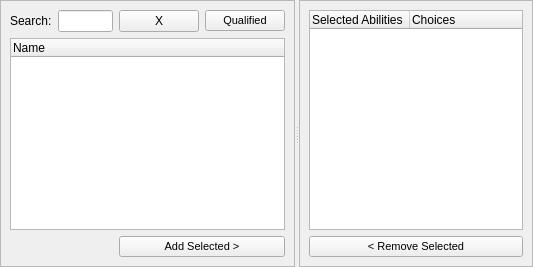
              <widget class="QSplitter" name="spltBackgroundTop">
               <property name="frameShape">
                <enum>QFrame::NoFrame</enum>
               </property>
               <property name="orientation">
                <enum>Qt::Horizontal</enum>
               </property>
               <widget class="QFrame" name="frmlBackgroundLeft">
                <property name="frameShape">
                 <enum>QFrame::StyledPanel</enum>
                </property>
                <property name="frameShadow">
                 <enum>QFrame::Raised</enum>
                </property>
                <layout class="QGridLayout" name="gridLayout_32">
                 <item row="0" column="3">
                  <widget class="QPushButton" name="btnQualifiedBackgound">
                   <property name="font">
                    <font>
                     <pointsize>8</pointsize>
                    </font>
                   </property>
                   <property name="text">
                    <string>Qualified</string>
                   </property>
                   <property name="checkable">
                    <bool>true</bool>
                   </property>
                  </widget>
                 </item>
                 <item row="0" column="0">
                  <widget class="QLabel" name="lblSearchBackground">
                   <property name="text">
                    <string>Search:</string>
                   </property>
                  </widget>
                 </item>
                 <item row="1" column="0" colspan="4">
                  <widget class="QTreeWidget" name="treeBackgrounds">
                   <column>
                    <property name="text">
                     <string>Name</string>
                    </property>
                   </column>
                  </widget>
                 </item>
                 <item row="0" column="2">
                  <widget class="QPushButton" name="btnSearchClearBackground">
                   <property name="text">
                    <string>X</string>
                   </property>
                  </widget>
                 </item>
                 <item row="2" column="2" colspan="2">
                  <widget class="QPushButton" name="btnAddSelectedBackground">
                   <property name="font">
                    <font>
                     <pointsize>8</pointsize>
                    </font>
                   </property>
                   <property name="text">
                    <string>Add Selected &gt;</string>
                   </property>
                  </widget>
                 </item>
                 <item row="0" column="1">
                  <widget class="QLineEdit" name="qlnSearchBackground"/>
                 </item>
                </layout>
               </widget>
               <widget class="QFrame" name="frmlBackgroundRight">
                <property name="frameShape">
                 <enum>QFrame::StyledPanel</enum>
                </property>
                <property name="frameShadow">
                 <enum>QFrame::Raised</enum>
                </property>
                <layout class="QGridLayout" name="gridLayout_33">
                 <item row="1" column="0">
                  <widget class="QPushButton" name="btnRemoveSelectedBackground">
                   <property name="font">
                    <font>
                     <pointsize>8</pointsize>
                    </font>
                   </property>
                   <property name="text">
                    <string>&lt; Remove Selected</string>
                   </property>
                  </widget>
                 </item>
                 <item row="0" column="0">
                  <widget class="QTreeWidget" name="treeSelectedBackground">
                   <column>
                    <property name="text">
                     <string>Selected Abilities</string>
                    </property>
                   </column>
                   <column>
                    <property name="text">
                     <string>Choices</string>
                    </property>
                   </column>
                  </widget>
                 </item>
                </layout>
               </widget>
              </widget>
